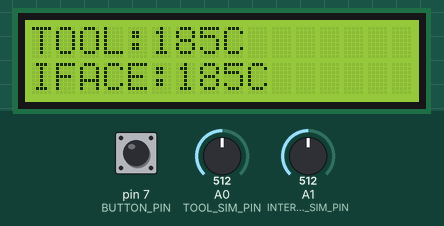
Simulated run of this sketch. Board: Arduino Uno, built with avr-gcc and run on an emulated ATmega328P. On the bench: 16×2 character LCD. Inputs (shaded band) come from the test bench; at power-on: pin 7 (BUTTON_PIN) HIGH, A0 (TOOL_SIM_PIN) = 512, A1 (INTERFACE_SIM_PIN) = 512.

Above: at 2.2 s.
2.3 s: pin 7 (BUTTON_PIN) pulled LOW for 0.15 s
At 3.0 s:
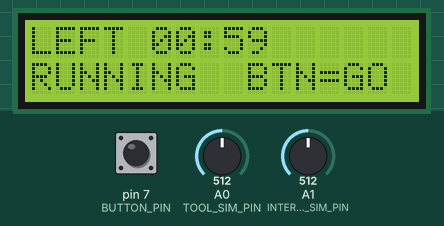
7.2 s: pin 7 (BUTTON_PIN) pulled LOW for 1 s
At 8.5 s:
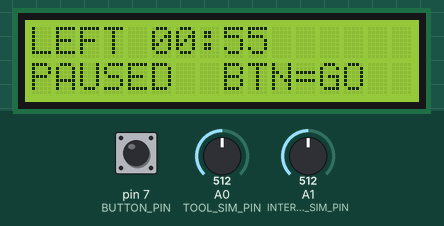
12.9 s: A0 (TOOL_SIM_PIN) set to 710
At 13.4 s:
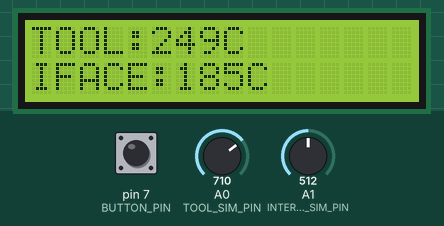
14.4 s: A1 (INTERFACE_SIM_PIN) set to 710
At 16.3 s:
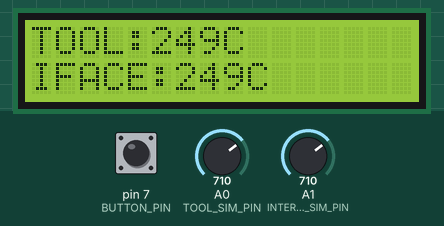
17.2 s: A0 (TOOL_SIM_PIN) set to 716
At 18.9 s:
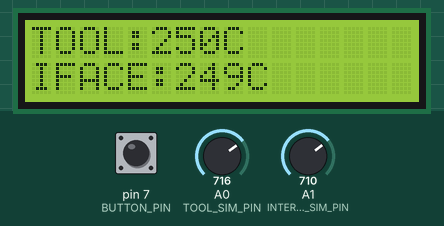
20.0 s: A1 (INTERFACE_SIM_PIN) set to 716
At 21.9 s:
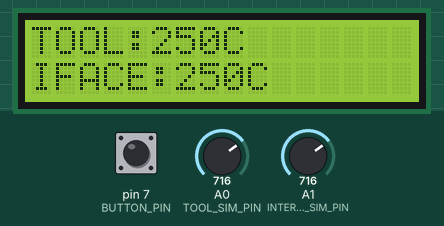
Timing chart, 0 to 23.4 s (numbered marks = the images above; inputs shaded):
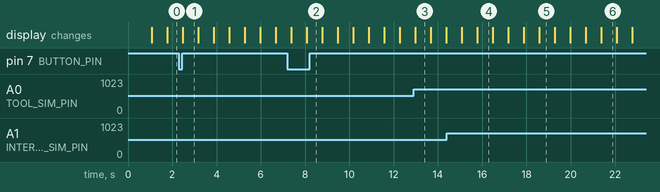

The sketch:

sketch.ino
```cpp
#include <LiquidCrystal.h>

// Wokwi teaching model of the Agastya Stage 3 display/timer.
// A0/A1 potentiometers stand in for temperatures because this simulation
// does not model K-type probes or MAX6675 thermocouple interfaces.
// This is monitor/timer behavior only; it has no heater control or safety role.

LiquidCrystal lcd(12, 11, 5, 4, 3, 2); // RS, E, D4, D5, D6, D7
const int TOOL_SIM_PIN = A0;
const int INTERFACE_SIM_PIN = A1;
const int BUTTON_PIN = 7;
const unsigned long DEMO_CYCLE_MS = 60000UL; // 60-second demonstration cycle

enum TimerState { READY, RUNNING, PAUSED, DONE };
TimerState state = READY;
unsigned long remainingMs = DEMO_CYCLE_MS;
unsigned long startedAt = 0;
unsigned long lastRefresh = 0;
unsigned long lastPress = 0;
bool buttonWasHigh = true;
bool page = false;

int simulatedC(int pin) {
  return map(analogRead(pin), 0, 1023, 20, 350);
}

void buttonAction(unsigned long now) {
  if (state == READY) { state = RUNNING; startedAt = now; }
  else if (state == RUNNING) {
    unsigned long elapsed = now - startedAt;
    remainingMs = elapsed >= remainingMs ? 0 : remainingMs - elapsed;
    state = remainingMs == 0 ? DONE : PAUSED;
  } else if (state == PAUSED) { state = RUNNING; startedAt = now; }
  else { remainingMs = DEMO_CYCLE_MS; state = READY; }
}

unsigned long timeLeft(unsigned long now) {
  if (state != RUNNING) return remainingMs;
  unsigned long elapsed = now - startedAt;
  return elapsed >= remainingMs ? 0 : remainingMs - elapsed;
}

const char* stateName() {
  switch (state) {
    case READY: return "READY";
    case RUNNING: return "RUNNING";
    case PAUSED: return "PAUSED";
    case DONE: return "DONE";
  }
  return "ERROR";
}

void draw(unsigned long now) {
  char line[17];
  lcd.clear();
  if (!page) {
    snprintf(line, sizeof(line), "TOOL:%3dC", simulatedC(TOOL_SIM_PIN));
    lcd.setCursor(0, 0); lcd.print(line);
    snprintf(line, sizeof(line), "IFACE:%3dC", simulatedC(INTERFACE_SIM_PIN));
    lcd.setCursor(0, 1); lcd.print(line);
  } else {
    unsigned long seconds = timeLeft(now) / 1000UL;
    snprintf(line, sizeof(line), "LEFT %02lu:%02lu", seconds / 60UL, seconds % 60UL);
    lcd.setCursor(0, 0); lcd.print(line);
    lcd.setCursor(0, 1); lcd.print(stateName()); lcd.print("  BTN=GO");
  }
}

void setup() {
  pinMode(BUTTON_PIN, INPUT_PULLUP);
  lcd.begin(16, 2);
  lcd.setCursor(0, 0); lcd.print("AGASTYA STAGE 3");
  lcd.setCursor(0, 1); lcd.print("SIM / MONITOR");
  delay(1000);
  draw(millis());
}

void loop() {
  unsigned long now = millis();
  bool high = digitalRead(BUTTON_PIN);
  if (buttonWasHigh && !high && now - lastPress > 180) {
    buttonAction(now);
    lastPress = now;
  }
  buttonWasHigh = high;
  if (state == RUNNING && timeLeft(now) == 0) {
    remainingMs = 0;
    state = DONE;
  }
  if (now - lastRefresh >= 700) {
    lastRefresh = now;
    page = !page;
    draw(now);
  }
}
```

Measured:
- after the input at 2.3 s, the display: changes after 0.18 s (image 1)
- after the input at 7.2 s, the display: first differs from a run without the input after 0.88 s (image 2)
- after the input at 12.9 s, the display: changes after 0.08 s (image 3)
- after the input at 14.4 s, the display: first differs from a run without the input after 1.4 s (image 4)
- after the input at 17.2 s, the display: first differs from a run without the input after 1.4 s (image 5)
- after the input at 20.0 s, the display: first differs from a run without the input after 1.4 s (image 6)
- what the display in image 1 shows lasts 0.7 s, from 2.5 s to 3.2 s
